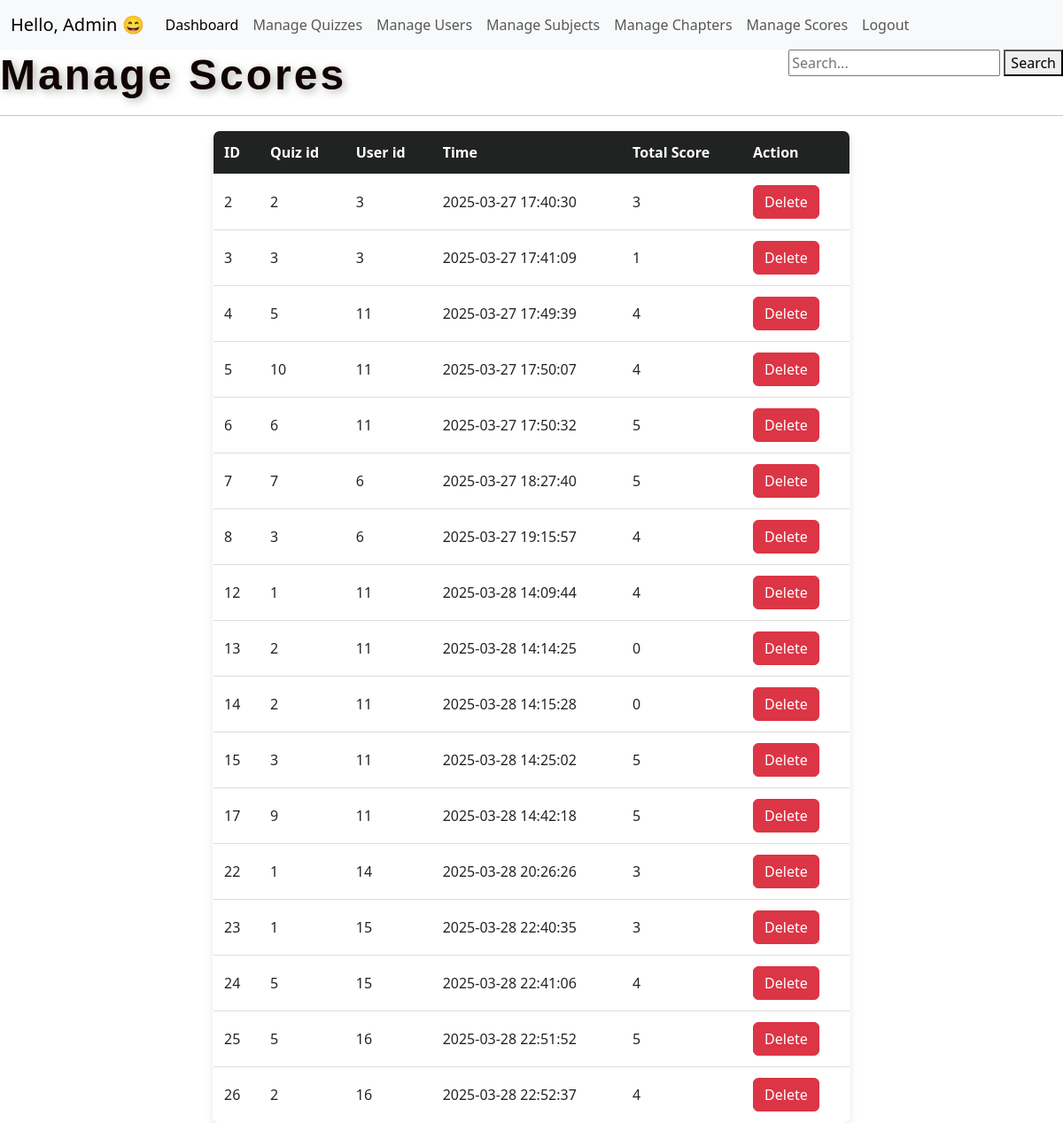
Page /manage_scores on the committed database.
### model.py (models this page shows)
class Score(db.Model):
    __tablename__ = 'scores'
    id = db.Column(db.Integer, primary_key=True, autoincrement=True)
    quiz_id = db.Column(db.Integer, db.ForeignKey('quizzes.id'), nullable=False)
    user_id = db.Column(db.Integer, db.ForeignKey('users.id'), nullable=False)
    time_stamp = db.Column(db.DateTime, default=db.func.current_timestamp())
    total_score = db.Column(db.Integer, nullable=False)
    user = db.relationship('User', back_populates='scores')
    quiz = db.relationship('Quiz', back_populates='scores')

### main.py (the view)
@app.route('/manage_scores')
def manage_scores():
    score = Score.query.all()
    return render_template('Admin/manage_scores.html', score=score)

### templates/Admin/manage_scores.html
{% extends "Admin/adminLayout.html" %} {% block content %} {% block head %}
<link rel="stylesheet" href="/static/tables.css" />
{% endblock %}
<div class="search-form" style="float: right">
  <form action="/search_score" method="POST">
    <input type="text" name="searchkey" placeholder="Search..." required />
    <button type="submit">Search</button>
  </form>
</div>
<h2>Manage Scores</h2>
<hr />
<div class="table-container">
  <table>
    <thead>
      <tr>
        <th>ID</th>
        <th>Quiz id</th>
        <th>User id</th>
        <th>Time</th>
        <th>Total Score</th>
        <th>Action</th>
      </tr>
    </thead>
    <tbody>
      {% for score in score %}
      <tr>
        <td>{{ score.id }}</td>
        <td>{{ score.quiz_id }}</td>
        <td>{{ score.user_id }}</td>
        <td>{{ score.time_stamp }}</td>
        <td>{{ score.total_score }}</td>
        <td>
          <form
            action="{{ url_for('delete_score', score_id=score.id) }}"
            method="post"
          >
            <button
              class="btn btn-danger"
              onclick="return confirm('Are you sure you want to delete this Score?')"
            >
              Delete
            </button>
          </form>
        </td>
        {% endfor %}
      </tr>
    </tbody>
  </table>
</div>
{% endblock %}

### static/tables.css (style rules this page uses)
h2 { font-size: 3rem; font-weight: bold; color: #100301; letter-spacing: 3px; text-shadow: 3px 3px 10px rgba(0, 0, 0, 0.3); font-family: "Poppins", sans-serif; }
.table-container { display: flex; justify-content: center; align-items: center; min-height: 80vh; }
table { width: 60%; border-collapse: collapse; background: white; box-shadow: 0 4px 8px rgba(0, 0, 0, 0.1); border-radius: 8px; overflow: hidden; text-align: center; border: 1px solid black; max-width: 1200px; }
th, td { padding: 12px; text-align: left; border-bottom: 1px solid #ddd; }
th { background: #212222; color: white; }

### rows in the picture
Score: id "2", quiz_id "2", user_id "3", time_stamp "2025-03-27 17:40:30", total_score "3"
Score: id "3", quiz_id "3", user_id "3", time_stamp "2025-03-27 17:41:09", total_score "1"
Score: id "4", quiz_id "5", user_id "11", time_stamp "2025-03-27 17:49:39", total_score "4"
Score: id "5", quiz_id "10", user_id "11", time_stamp "2025-03-27 17:50:07", total_score "4"
Score: id "6", quiz_id "6", user_id "11", time_stamp "2025-03-27 17:50:32", total_score "5"
Score: id "7", quiz_id "7", user_id "6", time_stamp "2025-03-27 18:27:40", total_score "5"
Score: id "8", quiz_id "3", user_id "6", time_stamp "2025-03-27 19:15:57", total_score "4"
Score: id "12", quiz_id "1", user_id "11", time_stamp "2025-03-28 14:09:44", total_score "4"
Score: id "13", quiz_id "2", user_id "11", time_stamp "2025-03-28 14:14:25", total_score "0"
Score: id "14", quiz_id "2", user_id "11", time_stamp "2025-03-28 14:15:28", total_score "0"
Score: id "15", quiz_id "3", user_id "11", time_stamp "2025-03-28 14:25:02", total_score "5"
Score: id "17", quiz_id "9", user_id "11", time_stamp "2025-03-28 14:42:18", total_score "5"
Score: id "22", quiz_id "1", user_id "14", time_stamp "2025-03-28 20:26:26", total_score "3"
Score: id "23", quiz_id "1", user_id "15", time_stamp "2025-03-28 22:40:35", total_score "3"
Score: id "24", quiz_id "5", user_id "15", time_stamp "2025-03-28 22:41:06", total_score "4"
Score: id "25", quiz_id "5", user_id "16", time_stamp "2025-03-28 22:51:52", total_score "5"
Score: id "26", quiz_id "2", user_id "16", time_stamp "2025-03-28 22:52:37", total_score "4"
